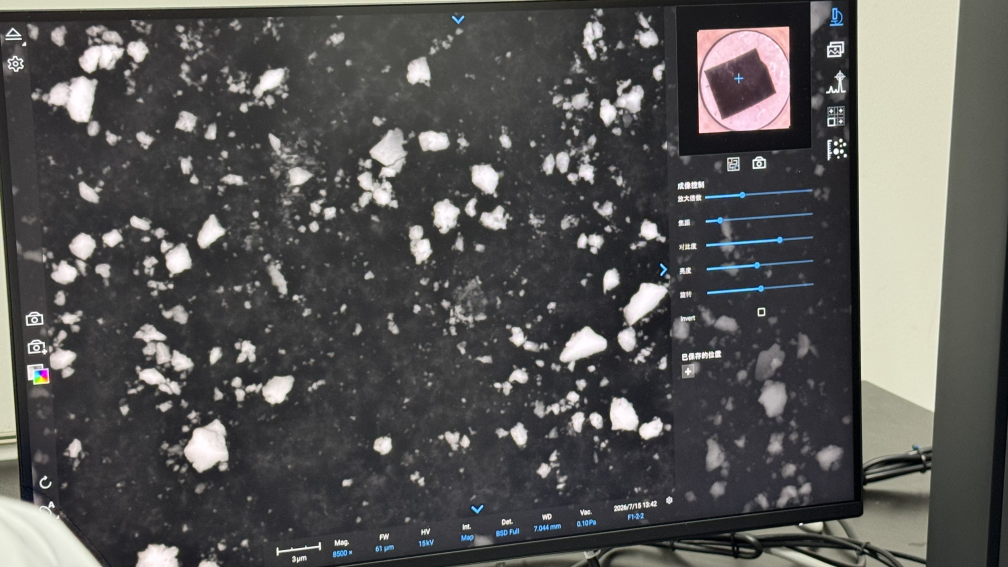
#> input picture sem_pipeline/data/01.jpg, 4032 x 2268 px (shown at 1/4 size); its folder holds only this picture in this run
$ python optimize.py
#> lines starting #> are read from the running program, lines starting #| are printed output that depends on the picture; after the words box and inside, x2 and y2 are one past the last pixel; in counts of white or black regions, pixels touching at a corner belong together
"""Optimal screen quad detection — full pipeline with inside-blue filter."""

from pathlib import Path
from itertools import product

import cv2
import numpy as np

_PKG = Path(__file__).resolve().parent.parent
DATA_DIR = _PKG / "data"
OUT_DIR = _PKG / "output" / "corrected"
OUT_DIR.mkdir(parents=True, exist_ok=True)


def in_range(bgr, lo, hi):
    m = np.ones(bgr.shape[:2], dtype=bool)
    for c in range(3):
        m &= (bgr[:, :, c] >= lo[c]) & (bgr[:, :, c] <= hi[c])
    return m


def merge_lines(lines_h, lines_v):
    def merge_group(group, is_h):
        if len(group) <= 1:
            return group
        if is_h:
            group.sort(key=lambda l: min(l[0], l[2]))
        else:
            group.sort(key=lambda l: min(l[1], l[3]))
        merged = []
        curr = list(group[0])
        for line in group[1:]:
            x1c, y1c, x2c, y2c = curr
            x1n, y1n, x2n, y2n = line
            if is_h:
                cmin_x = min(x1c, x2c)
                cmax_x = max(x1c, x2c)
                nmin_x = min(x1n, x2n)
                nmax_x = max(x1n, x2n)
                gap = max(0, nmin_x - cmax_x, cmin_x - nmax_x)
                ts = (cmax_x - cmin_x) + (nmax_x - nmin_x)
                if gap < ts * 0.2:
                    nx1 = min(x1c, x2c, x1n, x2n)
                    nx2 = max(x1c, x2c, x1n, x2n)
                    dx = x2c - x1c
                    if abs(dx) > 1e-6:
                        s = (y2c - y1c) / dx
                        curr = [nx1, int(y1c + s * (nx1 - x1c)), nx2, int(y1c + s * (nx2 - x1c))]
                    else:
                        curr = [nx1, y1c, nx2, y2c]
                else:
                    merged.append(tuple(curr))
                    curr = list(line)
            else:
                cmin_y = min(y1c, y2c)
                cmax_y = max(y1c, y2c)
                nmin_y = min(y1n, y2n)
                nmax_y = max(y1n, y2n)
                gap = max(0, nmin_y - cmax_y, cmin_y - nmax_y)
                ts = (cmax_y - cmin_y) + (nmax_y - nmin_y)
                if gap < ts * 0.2:
                    ny1 = min(y1c, y2c, y1n, y2n)
                    ny2 = max(y1c, y2c, y1n, y2n)
                    dy = y2c - y1c
                    if abs(dy) > 1e-6:
                        s = (x2c - x1c) / dy
                        curr = [int(x1c + s * (ny1 - y1c)), ny1, int(x1c + s * (ny2 - y1c)), ny2]
                    else:
                        curr = [x1c, ny1, x2c, ny2]
                else:
                    merged.append(tuple(curr))
                    curr = list(line)
        merged.append(tuple(curr))
        return merged

    h_groups = {}
    for x1, y1, x2, y2 in lines_h:
        dx = x2 - x1
        slope = (y2 - y1) / dx if abs(dx) > 1e-6 else 0.0
        intercept = y1 - slope * x1
        key = (round(slope * 100), round(intercept / 10) * 10)
        h_groups.setdefault(key, []).append((x1, y1, x2, y2))
    mh = []
    for g in h_groups.values():
        mh.extend(merge_group(g, True))

    v_groups = {}
    for x1, y1, x2, y2 in lines_v:
        dy = y2 - y1
        inv_s = (x2 - x1) / dy if abs(dy) > 1e-6 else 999.0
        intercept = x1 - inv_s * y1 if abs(dy) > 1e-6 else x1
        key = (round(inv_s * 100), round(intercept / 10) * 10)
        v_groups.setdefault(key, []).append((x1, y1, x2, y2))
    mv = []
    for g in v_groups.values():
        mv.extend(merge_group(g, False))
    return mh, mv


def intersect(l1, l2):
    x1, y1, x2, y2 = l1
    x3, y3, x4, y4 = l2
    denom = (x1 - x2) * (y3 - y4) - (y1 - y2) * (x3 - x4)
    if abs(denom) < 1e-10:
        return None
    px = ((x1 * y2 - y1 * x2) * (x3 - x4) - (x1 - x2) * (x3 * y4 - y3 * x4)) / denom
    py = ((x1 * y2 - y1 * x2) * (y3 - y4) - (y1 - y2) * (x3 * y4 - y3 * x4)) / denom
    return (px, py)


def blue_in_quad(tl, tr, br, bl, blue_mask):
    pts = np.array([tl, tr, br, bl], np.int32)
    mask = np.zeros(blue_mask.shape, np.uint8)
    cv2.fillPoly(mask, [pts], 255)
    return ((mask > 0) & (blue_mask > 0)).sum()


def is_inside_blue(line, blue_mask, sw, sh, edge_type):
    x1, y1, x2, y2 = line
    dx = x2 - x1
    dy = y2 - y1
    L = np.sqrt(dx * dx + dy * dy)
    if L < 1:
        return False

    if edge_type == 'top':
        nx, ny = 0, 1
    elif edge_type == 'bottom':
        nx, ny = 0, -1
    elif edge_type == 'left':
        nx, ny = 1, 0
    else:
        nx, ny = -1, 0

    n_samples = 8
    inside_ct = 0
    outside_ct = 0
    valid = 0
    for i in range(n_samples):
        t = i / (n_samples - 1)
        px = int(x1 + t * dx)
        py = int(y1 + t * dy)
        ix = int(px + nx * 5)
        iy = int(py + ny * 5)
        ox = int(px - nx * 5)
        oy = int(py - ny * 5)
        ib = 0
        ob = 0
        for di in range(-2, 3):
            for dj in range(-2, 3):
                ii, ij = ix + di, iy + dj
                oi, oj = ox + di, oy + dj
                if 0 <= ii < sw and 0 <= ij < sh and blue_mask[ij, ii]:
                    ib += 1
                if 0 <= oi < sw and 0 <= oj < sh and blue_mask[oj, oi]:
                    ob += 1
        if ib + ob > 0:
            inside_ct += ib
            outside_ct += ob
            valid += 1
    if valid < 3:
        return False
    return inside_ct > outside_ct


def in_center(x1, y1, x2, y2, sw, sh):
    for t in np.linspace(0, 1, 20):
        x = int(x1 + t * (x2 - x1))
        y = int(y1 + t * (y2 - y1))
        if sw * 0.25 <= x <= sw * 0.75 and sh * 0.25 <= y <= sh * 0.75:
            return True
    return False


CASE_LO = (5, 5, 5)
CASE_HI = (50, 50, 50)


def main():
    for fpath in sorted(DATA_DIR.glob("*.jpg")):
        img = cv2.imread(str(fpath))
#> img is the input picture: shape (2268, 4032, 3); mean B, G, R 85.2, 86.6, 87.4
        h, w = img.shape[:2]
        dw = 1024
        s = dw / w
        small = cv2.resize(img, (dw, int(h * s)))
        sh, sw = small.shape[:2]

        blue = in_range(small, CASE_LO, CASE_HI)
#> the loop in in_range, `for c in range(3):` made 3 passes
#> pass 1, in in_range, `m &= (bgr[:, :, c] >= lo[c]) & (bgr[:, :, c] <= hi[c])`:
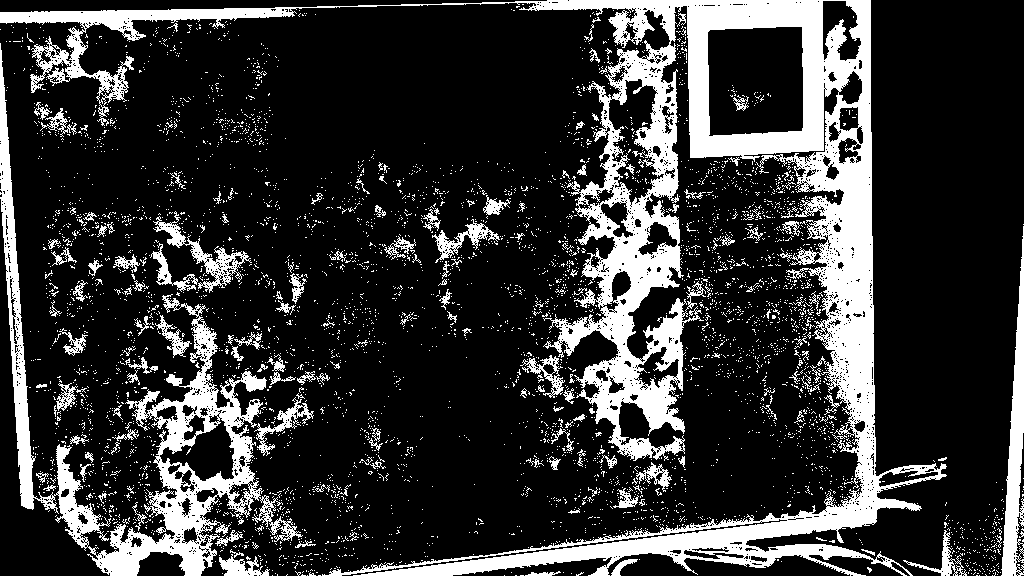
#> m: shape (576, 1024) bool; 20.7% white; 4604 white regions (4438 under 20 px), largest, box (x1, y1, x2, y2) and area: (0, 0, 947, 576) 73601, (0, 43, 303, 576) 19994, (1001, 226, 1024, 576) 3603
        blue_mask = blue.astype(np.uint8) * 255
        edges = cv2.Canny(blue_mask, 50, 150)
        k = cv2.getStructuringElement(cv2.MORPH_RECT, (2, 2))
        edges_d = cv2.dilate(edges, k, iterations=1)
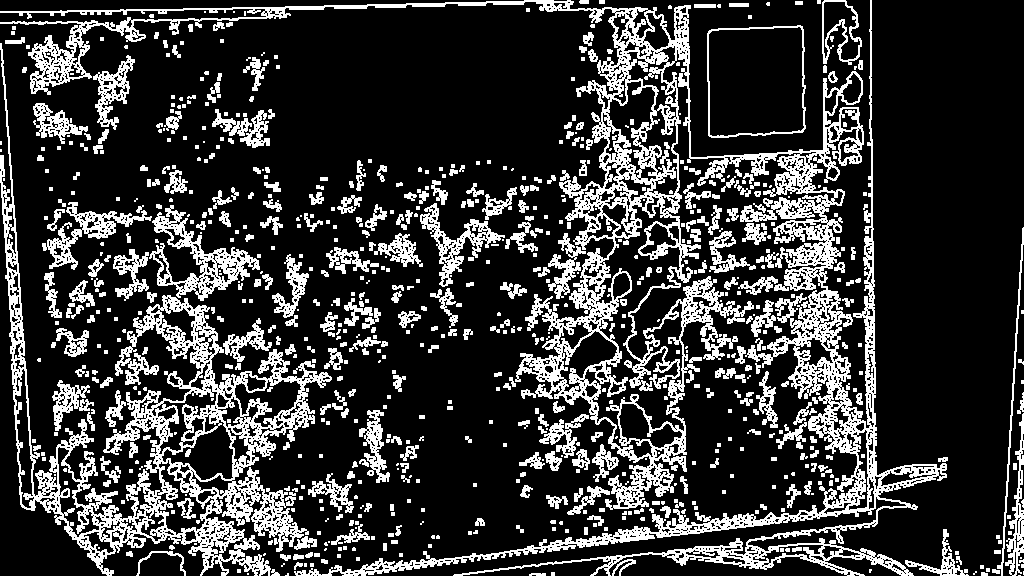
#> edges_d: shape (576, 1024); 22.1% white; 787 white regions (419 under 20 px), largest, box (x1, y1, x2, y2) and area: (0, 0, 947, 576) 55264, (0, 43, 332, 576) 24390, (149, 205, 260, 301) 2987
        lines = cv2.HoughLinesP(edges_d, 1, np.pi / 180, threshold=40,
                                minLineLength=int(sw * 0.05), maxLineGap=30)
#> lines = 1502 rows, first 6: [0, 12, 604, 2], [138, 564, 375, 327], [14, 409, 296, 323], [21, 505, 296, 524], [170, 555, 255, 470], [564, 125, 921, 482]
        if lines is None:
            continue
        lines = lines.reshape(-1, 4)

        lh = []
        lv = []
        for x1, y1, x2, y2 in lines:
            dx, dy = abs(x2 - x1), abs(y2 - y1)
            if dx < 1e-6 and dy < 1e-6:
                continue
            if in_center(x1, y1, x2, y2, sw, sh):
                continue
            angle = abs(np.arctan2(dy, dx) * 180 / np.pi)
            if angle < 30 or angle > 150:
                lh.append((x1, y1, x2, y2))
            elif 60 < angle < 120:
                lv.append((x1, y1, x2, y2))
#> this loop made 1502 passes
#> (dx, dy, angle) on passes 66, 67, 70: (96, 5, 2.98), (96, 2, 1.19), (177, 35, 11.19)
#> after the loop, lh = 682 items, first 6: (0, 12, 604, 2), (21, 505, 296, 524), (574, 497, 728, 529), (5, 40, 128, 85), (871, 564, 1023, 572), (694, 547, 1019, 570); lv = 85 items, first 6: (3, 60, 35, 507), (1, 43, 34, 510), (1000, 568, 1023, 239), (871, 570, 871, 0), (0, 149, 25, 508), (3, 155, 21, 409)

        mh, mv = merge_lines(lh, lv)
#> the loop in merge_lines, `for x1, y1, x2, y2 in lines_h:` made 682 passes
#> (x1, y1, x2, y2, dx, slope, intercept, key) on passes 1 to 3: (0, 12, 604, 2, 604, -0.0166, 12, (-2, 10)), (21, 505, 296, 524, 275, 0.0691, 503.5, (7, 500)), (574, 497, 728, 529, 154, 0.208, 377.7, (21, 380))
#> after the loop in merge_lines, `for x1, y1, x2, y2 in lines_h:`: h_groups = 491 items
#> the loop in merge_lines, `for g in h_groups.values():` made 491 passes
#> after the loop in merge_lines, `for g in h_groups.values():`: mh = 560 items, first 6: (0, 12, 604, 2), (21, 505, 296, 524), (694, 547, 1019, 570), (574, 497, 728, 529), (5, 40, 128, 85), (55, 519, 431, 539)
#> the loop in merge_lines, `for x1, y1, x2, y2 in lines_v:` made 85 passes
#> (x1, y1, x2, y2, dy, inv_s, intercept, key) on passes 1 to 4: (3, 60, 35, 507, 447, 0.0716, -1.3, (7, 0)), (1, 43, 34, 510, 467, 0.0707, -2.04, (7, 0)), (1000, 568, 1023, 239, -329, -0.0699, 1039.7, (-7, 1040)), (871, 570, 871, 0, -570, 0, 871, (0, 870))
#> the loop in merge_lines, `for g in v_groups.values():` made 57 passes
        long_h = [l for l in mh if abs(l[2] - l[0]) > sw * 0.40]
        long_v = [l for l in mv if abs(l[3] - l[1]) > sh * 0.40]

        long_h_f = [l for l in long_h if is_inside_blue(l, blue_mask, sw, sh,
                    'top' if (l[1] + l[3]) / 2 < sh / 2 else 'bottom')]
        long_v_f = [l for l in long_v if is_inside_blue(l, blue_mask, sw, sh,
                    'left' if (l[0] + l[2]) / 2 < sw / 2 else 'right')]

        top_c = [l for l in long_h_f if (l[1] + l[3]) / 2 < sh * 0.45]
        bot_c = [l for l in long_h_f if (l[1] + l[3]) / 2 > sh * 0.55]
        left_c = [l for l in long_v_f if (l[0] + l[2]) / 2 < sw * 0.45]
        right_c = [l for l in long_v_f if (l[0] + l[2]) / 2 > sw * 0.55]

        img_top = (0, 0, sw, 0)
        img_bot = (0, sh, sw, sh)
        img_lft = (0, 0, 0, sh)
        img_rgt = (sw, 0, sw, sh)
        if not top_c:
            top_c = [img_top]
        if not bot_c:
            bot_c = [img_bot]
        if not left_c:
            left_c = [img_lft]
        if not right_c:
            right_c = [img_rgt]

        total_blue = blue.sum()
        best = None
        best_blue = 0
        best_info = ''

        for top, bot, left, right in product(top_c, bot_c, left_c, right_c):
            tl = intersect(top, left)
            tr = intersect(top, right)
            br = intersect(bot, right)
            bl = intersect(bot, left)
            if tl is None or tr is None or br is None or bl is None:
                continue
            pts_a = np.array([tl, tr, br, bl], np.float32).reshape(-1, 1, 2)
            area = cv2.contourArea(pts_a)
            area_pct = area / (sw * sh) * 100
            if area_pct < 55 or area_pct > 85:
                continue
            n_blue = blue_in_quad(tl, tr, br, bl, blue_mask)
            if n_blue > best_blue:
                best_blue = n_blue
                best = [tl, tr, br, bl]
                best_info = 'area=%.0f%% blue=%.0f/%d=%.1f%%' % (
                    area_pct, n_blue, total_blue,
                    n_blue / max(total_blue, 1) * 100,
                )
#> this loop made 14 passes
#> (left, right) on passes 1 to 4: ((1, 141, 24, 508), (871, 0, 871, 572)), ((1, 141, 24, 508), (822, 4, 841, 573)), ((99, 215, 306, 574), (871, 0, 871, 572)), ((99, 215, 306, 574), (822, 4, 841, 573))

        gray = cv2.cvtColor(small, cv2.COLOR_BGR2GRAY)
        vis = cv2.cvtColor(gray, cv2.COLOR_GRAY2BGR)
        vis[blue_mask > 0] = (255, 0, 0)
        cv2.rectangle(vis, (int(sw * .25), int(sh * .25)),
                      (int(sw * .75), int(sh * .75)), (0, 0, 255), 1)
        for l in long_h:
            cv2.line(vis, (l[0], l[1]), (l[2], l[3]), (128, 128, 0), 1, cv2.LINE_AA)
#> this loop made 4 passes
#> l on passes 1 to 4: (0, 12, 604, 2), (331, 575, 915, 503), (303, 575, 909, 501), (453, 575, 876, 523)
        for l in long_v:
            cv2.line(vis, (l[0], l[1]), (l[2], l[3]), (128, 0, 128), 1, cv2.LINE_AA)
#> this loop made 24 passes
#> l on passes 1 to 4: (1, 43, 34, 510), (1023, 227, 997, 575), (871, 0, 871, 572), (1, 141, 24, 508)
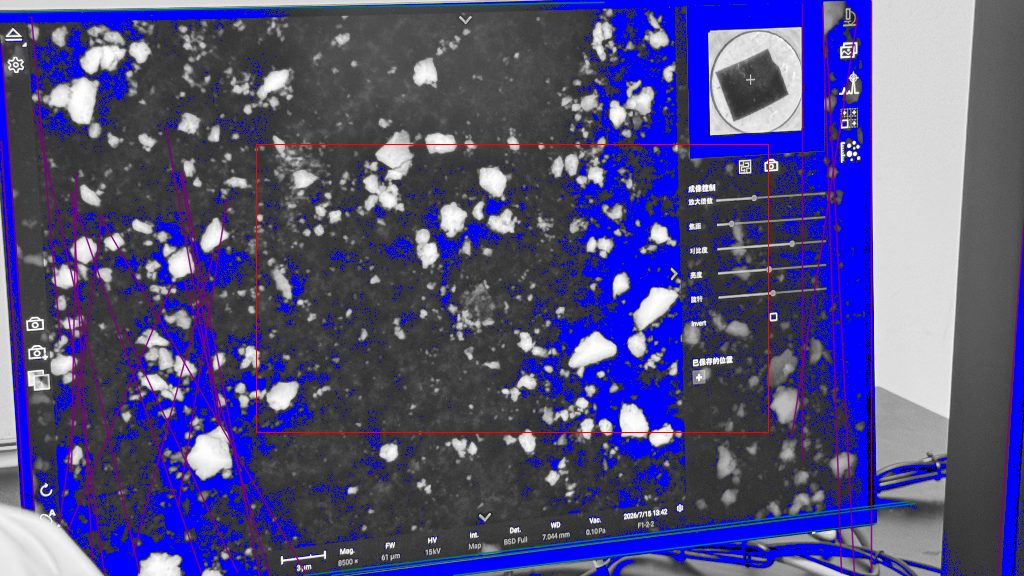
#> vis: shape (576, 1024, 3); mean B, G, R 127.4, 78.8, 81.4
        for l in long_h_f:
            cv2.line(vis, (l[0], l[1]), (l[2], l[3]), (0, 255, 255), 2, cv2.LINE_AA)
#> this loop made 2 passes
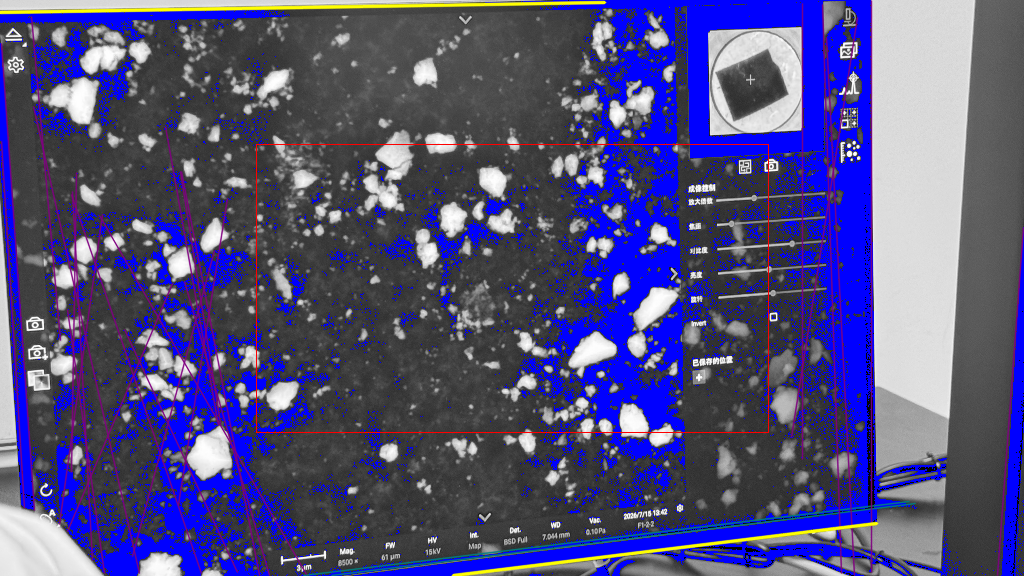
#> vis: shape (576, 1024, 3); 0.87% of pixels changed, all inside (x1, y1, x2, y2) = (0, 0, 879, 576)
        for l in long_v_f:
            cv2.line(vis, (l[0], l[1]), (l[2], l[3]), (255, 0, 255), 2, cv2.LINE_AA)
#> this loop made 9 passes
        if best is not None:
            pts = np.array(best, np.int32)
            cv2.polylines(vis, [pts], True, (0, 255, 0), 2)
            inv = 1.0 / s
            cv2.putText(vis, best_info, (10, 20),
                        cv2.FONT_HERSHEY_SIMPLEX, 0.4, (0, 255, 0), 1)
            cv2.putText(vis,
                        f'H:{len(long_h)}->{len(long_h_f)} V:{len(long_v)}->{len(long_v_f)}',
                        (10, 38), cv2.FONT_HERSHEY_SIMPLEX, 0.4, (255, 255, 255), 1)
            print(f'{fpath.name}: H={len(long_h)}->{len(long_h_f)} '
                  f'V={len(long_v)}->{len(long_v_f)}  {best_info}')
#| 01.jpg: H=4->2 V=24->9  area=83% blue=103979/112954=92.1%
            print(f'  orig TL=({best[0][0]*inv:.0f},{best[0][1]*inv:.0f}) '
                  f'BR=({best[2][0]*inv:.0f},{best[2][1]*inv:.0f})')
#|   orig TL=(-28,48) BR=(3430,2062)
        else:
            cv2.putText(vis, 'NO OPTIMAL QUAD', (10, 20),
                        cv2.FONT_HERSHEY_SIMPLEX, 0.5, (0, 0, 255), 1)
            print(f'{fpath.name}: H={len(long_h)}->{len(long_h_f)} '
                  f'V={len(long_v)}->{len(long_v_f)}  NO QUAD')

        vis_out = cv2.resize(vis, (1200, int(1200 * sh / sw)))
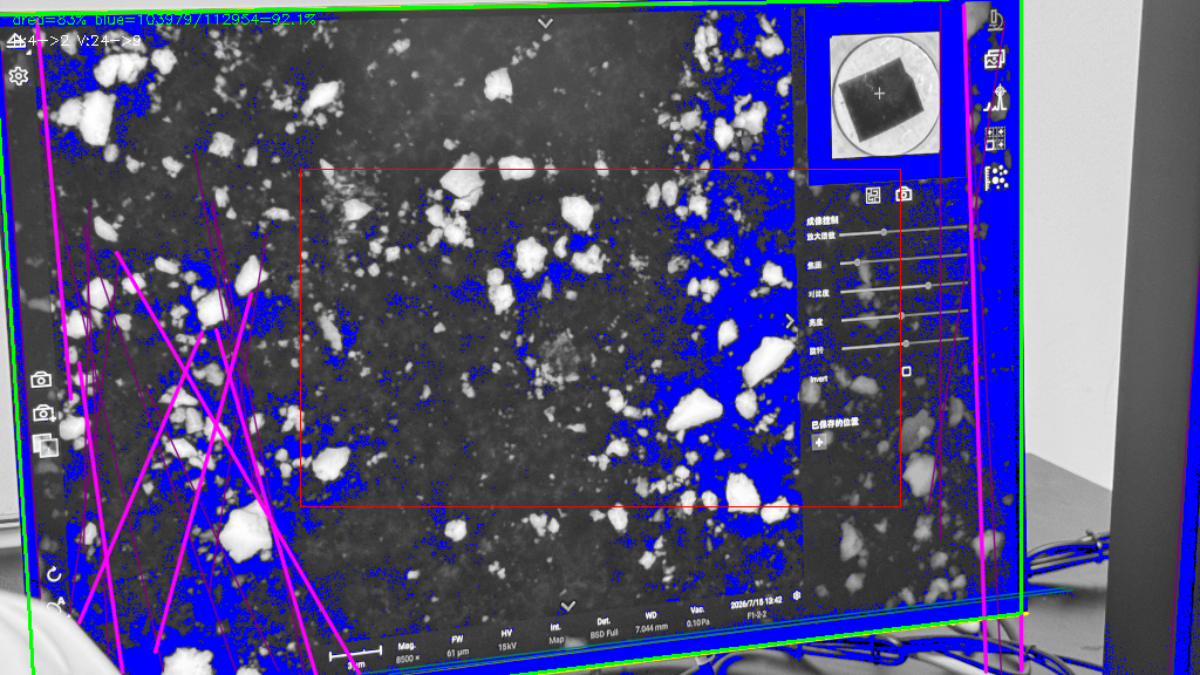
#> vis_out: shape (675, 1200, 3); mean B, G, R 126.7, 81, 83.7
        cv2.imwrite(str(OUT_DIR / f'{fpath.stem}_optimal.jpg'), vis_out)
        print()


if __name__ == "__main__":
    main()
